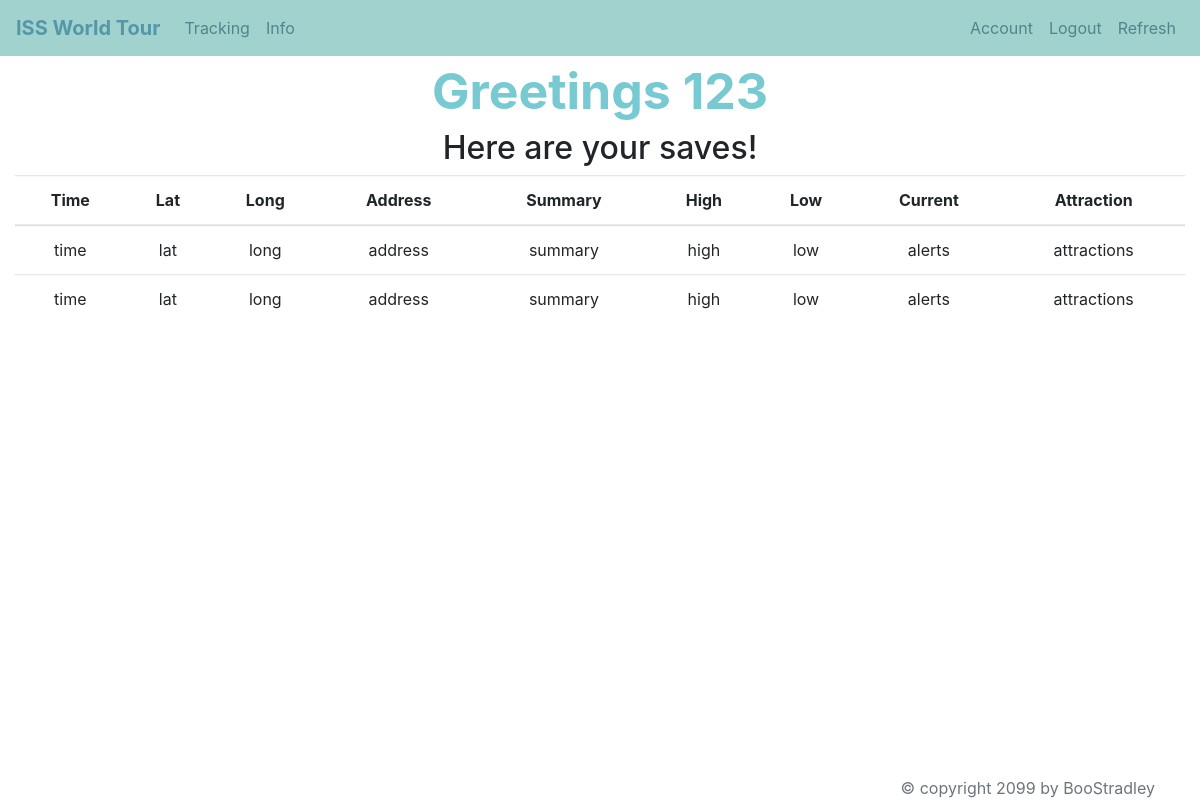
Page /account (signed in) on the committed database.
### tables this page shows
CREATE TABLE saves(user TEXT, times TEXT, lat TEXT, long TEXT, address TEXT, summary TEXT, high TEXT, low TEXT, curr TEXT, attraction TEXT);

### app.py (the view)
@app.route("/account")
def account():
    if 'user' not in session:
        return redirect('/track')
    user = session['user']
    saves = getters.get_saves(user)
    return render_template("account.html", SESSION = loggedIn(), saves = saves, user = session['user'])

### app.py (called while the page is built)
def loggedIn():
    if 'user' in session:
        return True
    return False

### util/getters.py (called while the page is built)
def get_saves(user):
    db = sqlite3.connect(DB_FILE)
    c = db.cursor()
    command = "SELECT * FROM saves WHERE user = ?"
    saves = False
    for i in c.execute(command,(user,)):
        saves = True
    if saves:
        all_saves = c.execute(command,(user,)).fetchall()
        db.close()
        return all_saves
    else:
        db.close()
        return []

### templates/account.html (shortened to what this page needs)
{% extends 'base.html' %}
{% block body %}
<div class="account">
  <h1> Greetings {{user}} </h1>
  <h2> Here are your saves!</h2>
  <table class="table">
    <thead>
      <tr>
	<th scope="col">Time</th>
	<th scope="col">Lat</th>
	<th scope="col">Long</th>
	<th scope="col">Address</th>
	<th scope="col">Summary</th>
	<th scope="col">High</th>
	<th scope="col">Low</th>
	<th scope="col">Current</th>
	<th scope="col">Attraction</th>
      </tr>
    </thead>
    <tbody>
      {% for save in saves %}
      <tr>
	<td>{{save[1]}}</td>
	<td>{{save[2]}}</td>
	<td>{{save[3]}}</td>
	<td>{{save[4]}}</td>
	<td>{{save[5]}}</td>
	<td>{{save[6]}}</td>
	<td>{{save[7]}}</td>
	<td>{{save[8]}}</td>
	<td>{{save[9]}}</td>
      </tr>
      {% endfor %}
    </tbody>
  </table>
</div>
{% endblock %}

### templates/base.html (shortened to what this page needs)
<!DOCTYPE html>
<html>
  <head>
    <link rel="stylesheet" href="https://stackpath.bootstrapcdn.com/bootstrap/4.1.3/css/bootstrap.min.css">
    <link rel="stylesheet" type="text/css" href="../static/custom.css">
  </head>
  {% block navbar %}
  <nav class="navbar navbar-expand-lg">
    <a class="navbar-brand">ISS World Tour</a>
    <div class="collapse navbar-collapse" id="navbarNavAltMarkup">
      <div class="navbar-nav">
	<a class="nav-item nav-link" href="track">Tracking</a>
	<a class="nav-item nav-link" href="info">Info</a>
      </div>
    </div>
    <ul class="nav navbar-nav navbar-right">
      {% if SESSION %}
      <a class="nav-item nav-link" href="account">Account</a>
      <a class="nav-item nav-link" href="logout">Logout</a>
      {% endif %}
      <a class="nav-item nav-link" href="update">Refresh</a>
    </ul>
  </nav>
  {% endblock %}
  <body>
    <div class = "container-fluid">
      <div class = "body">
	{% block body %}
	{% endblock %}
      </div>
    </div>
  </body>
  <footer class = "footer">
    <div class = "container">
      {% block footer %}
      <span class = "text-muted">&copy; copyright 2099 by BooStradley</span>
      {% endblock %}
    </div>
  </footer>
</html>

### static/custom.css (style rules this page uses)
.navbar-expand-lg { background-color: #A1D2CE; font-size: 16px; border: 0; border-radius: 0px; }
.navbar-brand { font-weight: bold; color: #5497A7 !important; }
.navbar-expand-lg .navbar-nav .nav-link { color: #50858B; }
.h1, h1 { text-align: center; font-size: 50px; color: #78CAD2; font-weight: bold; }
.body { text-align: center; }
.account { transform: translateY(2%) }
.footer { position: fixed; bottom: 0; width: 100%; text-align: right; }

### rows in the picture
saves: times "time", lat "lat", long "long", address "address", summary "summary", high "high", low "low", curr "alerts", attraction "attractions"
saves: times "time", lat "lat", long "long", address "address", summary "summary", high "high", low "low", curr "alerts", attraction "attractions"

### other values in the picture
{{ user }} "123"
